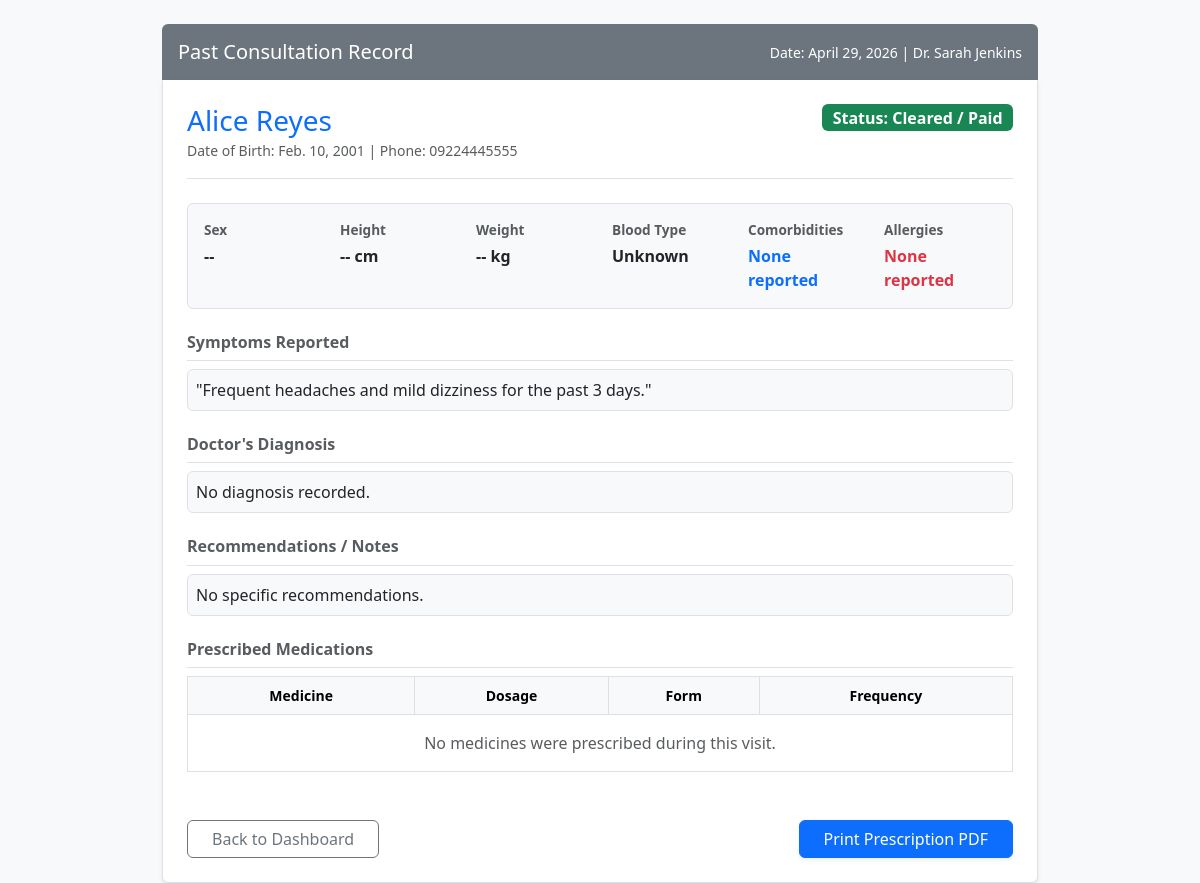
Page /record/1/ on the committed database.
### clinic/models.py (models this page shows, shortened)
class Appointment(models.Model):
    STATUS_CHOICES = [
        ('SCHEDULED', 'Scheduled'),
        ('WAITING', 'Waiting in Lobby'),
        ('LATE', 'Late'),
        ('IN_CONSULTATION', 'In Consultation'),
        ('CLEARED', 'Cleared / Paid'),
        ('NO_SHOW', 'No-Show'),
    ]
    patient = models.ForeignKey(Patient, on_delete=models.CASCADE, related_name='appointments')
    doctor = models.ForeignKey(Doctor, on_delete=models.CASCADE)
    appointment_date = models.DateField()
    appointment_time = models.TimeField()
    is_walk_in = models.BooleanField(default=False)
    status = models.CharField(max_length=20, choices=STATUS_CHOICES, default='SCHEDULED')
    symptoms = models.TextField(blank=True, null=True, help_text="Patient's reported issues")
    doctor_diagnosis = models.TextField(blank=True, null=True)
    doctor_recommendation = models.TextField(blank=True, null=True, help_text="Specific notes for the patient")
    prescription_details = models.TextField(blank=True, null=True, help_text="Medicines to be converted to PDF later")

class Doctor(models.Model):
    name = models.CharField(max_length=100)
    specialty = models.CharField(max_length=100)
    room_number = models.CharField(max_length=10)
    availability_schedule = models.TextField(blank=True, null=True)

class Patient(models.Model):
    first_name = models.CharField(max_length=50)
    last_name = models.CharField(max_length=50)
    phone_number = models.CharField(max_length=15, unique=True)
    date_of_birth = models.DateField()
    date_registered = models.DateTimeField(default=timezone.now)
    SEX_CHOICES = [
        ('Male','Male'),
        ('Female','Female'),
        ('Other','Other'),
    ]
    BLOOD_TYPE_CHOICES = [
        ('Unknown', 'Leave as null / Unknown'),
        ('A+', 'A+'),
        ('A-', 'A-'),
        ('B+', 'B+'),
        ('B-', 'B-'),
        ('AB+', 'AB+'),
        ('AB-', 'AB-'),
        ('O+', 'O+'),
        ('O-', 'O-'),
    ]
    sex = models.CharField(max_length=10, choices=SEX_CHOICES, blank=True, null=True)
    height = models.IntegerField(help_text="Height in cm", blank=True, null=True)
    weight = models.IntegerField(help_text="Weight in kg", blank=True, null=True)
    blood_type = models.CharField(max_length=10, choices=BLOOD_TYPE_CHOICES, default='Unknown')
    comorbidities = models.TextField(blank=True, null=True)
    allergies = models.TextField(blank=True, null=True)

### clinic/views.py (the view)
# urls.py: path('record/<int:pk>/', views.view_record, name='view_record'),
def view_record(request, pk):
    appointment = get_object_or_404(Appointment, pk=pk)
    if request.session.get('active_role'):
        back_url = 'home'
        back_label = 'Back to Dashboard'
    elif request.session.get('patient_id'):
        back_url = 'patient_portal'
        back_label = 'Back to Portal'
    else:
        back_url = 'home'
        back_label = 'Back to Dashboard'
    return render(request, 'clinic/view_record.html', {
        'appointment': appointment,
        'back_url': back_url,
        'back_label': back_label
    })

### clinic/templates/clinic/view_record.html (shortened to what this page needs)
<!DOCTYPE html>
<html lang="en">
<head>
    <link href="https://cdn.jsdelivr.net/npm/bootstrap@5.3.0/dist/css/bootstrap.min.css" rel="stylesheet">
</head>
<body class="bg-light pt-4">
<div class="container" style="max-width: 900px;">
    <div class="bg-secondary text-white p-3 rounded-top d-flex justify-content-between align-items-center">
        <h5 class="mb-0">Past Consultation Record</h5>
        <small>Date: {{ appointment.appointment_date }} | Dr. {{ appointment.doctor.name }}</small>
    </div>
    <div class="bg-white p-4 shadow-sm rounded-bottom border border-top-0">
        <div class="d-flex justify-content-between border-bottom pb-3 mb-4">
            <div>
                <h3 class="text-primary mb-0">{{ appointment.patient.first_name }} {{ appointment.patient.last_name }}</h3>
                <span class="text-muted small">Date of Birth: {{ appointment.patient.date_of_birth }} | Phone: {{ appointment.patient.phone_number }}</span>
            </div>
            <div class="text-end">
                <span class="badge bg-success fs-6">Status: {{ appointment.get_status_display }}</span>
            </div>
        </div>
        <div class="bg-light p-3 rounded border mb-4 text-sm">
            <div class="row fw-bold text-muted mb-1" style="font-size: 0.85rem;">
                <div class="col">Sex</div>
                <div class="col">Height</div>
                <div class="col">Weight</div>
                <div class="col">Blood Type</div>
                <div class="col">Comorbidities</div>
                <div class="col">Allergies</div>
            </div>
            <div class="row fw-bold">
                <div class="col">{{ appointment.patient.sex|default:"--" }}</div>
                <div class="col">{{ appointment.patient.height|default:"--" }} cm</div>
                <div class="col">{{ appointment.patient.weight|default:"--" }} kg</div>
                <div class="col">{{ appointment.patient.blood_type|default:"--" }}</div>
                <div class="col text-primary">{{ appointment.patient.comorbidities|default:"None reported" }}</div>
                <div class="col text-danger">{{ appointment.patient.allergies|default:"None reported" }}</div>
            </div>
        </div>
        <div class="mb-4">
            <h6 class="text-muted fw-bold border-bottom pb-2">Symptoms Reported</h6>
            <p class="bg-light p-2 rounded border">{{ appointment.symptoms|default:"No symptoms recorded." }}</p>
        </div>
        <div class="mb-4">
            <h6 class="text-muted fw-bold border-bottom pb-2">Doctor's Diagnosis</h6>
            <p class="bg-light p-2 rounded border">{{ appointment.doctor_diagnosis|default:"No diagnosis recorded." }}</p>
        </div>
        <div class="mb-4">
            <h6 class="text-muted fw-bold border-bottom pb-2">Recommendations / Notes</h6>
            <p class="bg-light p-2 rounded border">{{ appointment.doctor_recommendation|default:"No specific recommendations." }}</p>
        </div>
        <div class="mb-5">
            <h6 class="text-muted fw-bold border-bottom pb-2">Prescribed Medications</h6>
            <table class="table table-bordered text-center align-middle mb-0">
                <thead class="table-light text-muted small">
                    <tr>
                        <th>Medicine</th><th>Dosage</th><th>Form</th><th>Frequency</th>
                    </tr>
                </thead>
                <tbody>
                    {% for med in appointment.prescriptions.all %}
                        <tr>
                            <td class="text-primary fw-bold">{{ med.medicine_name }}</td>
                            <td>{{ med.dosage }}</td>
                            <td>{{ med.form }}</td>
                            <td>{{ med.frequency }}</td>
                        </tr>
                    {% empty %}
                        <tr>
                            <td colspan="4" class="text-muted py-3">No medicines were prescribed during this visit.</td>
                        </tr>
                    {% endfor %}
                </tbody>
            </table>
        </div>
        <div class="mt-4 d-flex justify-content-between align-items-center">
        <a href="{% url back_url %}" class="btn btn-outline-secondary px-4">
            {{ back_label }}
        </a>
        <a href="{% url 'print_prescription' appointment.id %}" target="_blank" class="btn btn-primary px-4 shadow-sm">
            Print Prescription PDF
        </a>
    </div>
</div> <script src="https://cdn.jsdelivr.net/npm/bootstrap@5.3.0/dist/js/bootstrap.bundle.min.js"></script>
</body>
</html>

### rows in the picture
Appointment: appointment_date "April 29, 2026", doctor.name "Sarah Jenkins", patient.first_name "Alice", patient.last_name "Reyes", patient.date_of_birth "Feb. 10, 2001", patient.phone_number "09224445555", status "Cleared / Paid", patient.sex "--", patient.height "--", patient.weight "--", patient.blood_type "Unknown", patient.comorbidities "None reported", patient.allergies "None reported", symptoms "\"Frequent headaches and mild dizziness for the past 3 days.\"", doctor_diagnosis "No diagnosis recorded.", doctor_recommendation "No specific recommendations."

### other values in the picture
{{ back_label }} "Back to Dashboard"
